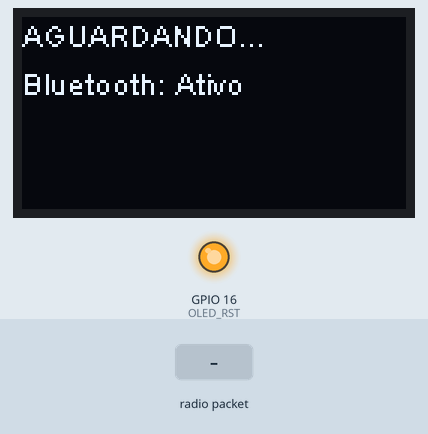
Recording of a sketch running on a simulated ESP32. Parts: 128×64 one-colour display, output pins drawn as LEDs (lit = HIGH). The test bench sets the inputs (shaded band). No radio packets arrive unless stated; nothing arrives over Bluetooth unless stated; what the sketch prints to the serial monitor is not drawn.

Above: at 1.3 s.
1.4 s: radio packet "1" arrives
At 3.2 s:
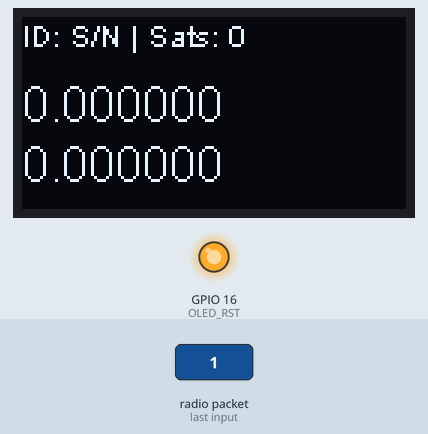
Timing chart, 0 to 4.7 s (numbered marks = the images above; inputs shaded):
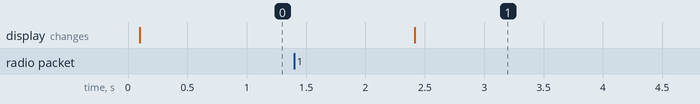

Measured:
- after the input at 1.4 s, the display: changes after 1.0 s (image 1)

The sketch:

LoraGPSReceiver.ino
```cpp
#include <SPI.h>
#include <LoRa.h>
#include "SSD1306Wire.h"
#include <ArduinoJson.h>
#include "BluetoothSerial.h"

// --- PINAGEM FIXA HELTEC V2 ---
#define SCK 5
#define MISO 19
#define MOSI 27
#define SS 18
#define RST 14
#define DIO0 26
#define OLED_RST 16

BluetoothSerial SerialBT;
SSD1306Wire display(0x3c, 4, 15);

// Documento JSON: 300 bytes é suficiente para o seu pacote
StaticJsonDocument<300> doc;

void atualizarDisplay(String t1, String t2) {
  display.clear();
  display.drawString(0, 0, t1);
  display.drawString(0, 16, t2);
  display.display();
}

void setup() {
  Serial.begin(115200);

  // Inicializa Bluetooth
  SerialBT.begin("LoRa_GPS_Receptor");

  // Reset OLED
  pinMode(OLED_RST, OUTPUT);
  digitalWrite(OLED_RST, LOW); delay(50); digitalWrite(OLED_RST, HIGH);
  display.init();
  display.flipScreenVertically();
  display.setFont(ArialMT_Plain_10);
  atualizarDisplay("RECEPTOR JARVIS", "Iniciando...");

  // Inicializa LoRa
  SPI.begin(SCK, MISO, MOSI, SS);
  LoRa.setPins(SS, RST, DIO0);

  if (!LoRa.begin(915E6)) {
    atualizarDisplay("ERRO", "Falha no LoRa!");
    while (1);
  }

  LoRa.setSyncWord(0xF3);
  atualizarDisplay("AGUARDANDO...", "Bluetooth: Ativo");
}

void loop() {
  int packetSize = LoRa.parsePacket();

  if (packetSize) {
    // Lê o pacote LoRa
    String jsonString = LoRa.readString();

    // LIMPA o documento antes de usar novamente (IMPORTANTE por ser global)
    doc.clear();

    // Deserializa o JSON
    DeserializationError error = deserializeJson(doc, jsonString);

    if (!error) {
      // Extrai os dados (Opcional se você só for repassar, mas bom para o OLED)
      String id = doc["id"] | "S/N";
      float lat = doc["lat"];
      float lng = doc["lng"];
      int sat = doc["sat"];
      double alt = doc["alt"];

      // 1. Envia para o Bluetooth (CORRIGIDO: println para o C# reconhecer o fim da linha)
      if (SerialBT.hasClient()) { // SÓ ENVIA SE HOUVER ALGUÉM CONECTADO
            SerialBT.println(jsonString);
            SerialBT.flush();
        } else {
            // Opcional: Avisar no OLED que o Bluetooth desconectou
            display.drawString(0, 50, "BT Desconectado!");
            display.display();
        }

      // 2. Debug Serial USB
      Serial.println("RX OK: " + jsonString);

      // 3. Atualiza o display com dados tratados
      display.clear();
      display.setFont(ArialMT_Plain_10);
      display.drawString(0, 0, "ID: " + id + " | Sats: " + String(sat));
      display.setFont(ArialMT_Plain_16);
      display.drawString(0, 20, String(lat, 6));
      display.drawString(0, 40, String(lng, 6));
      display.display();

    } else {
      // Caso o JSON venha corrompido pelo rádio
      display.clear();
      display.setFont(ArialMT_Plain_10);
      display.drawString(0, 0, "JSON CORROMPIDO:");
      display.drawString(0, 16, jsonString);
      display.drawString(0, 45, "Erro: " + String(error.c_str()));
      display.display();

      Serial.println("Erro no JSON: " + String(error.c_str()));
    }

    delay(100);
  }
}
```
